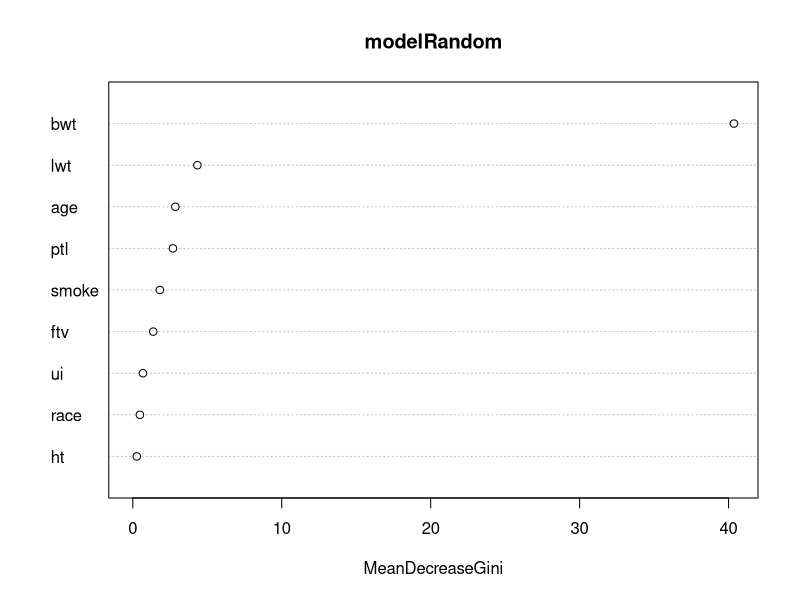
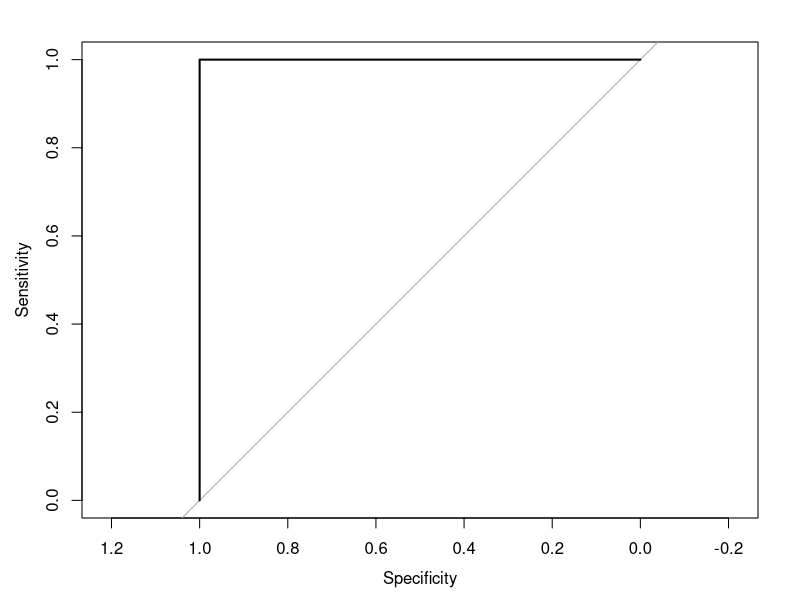
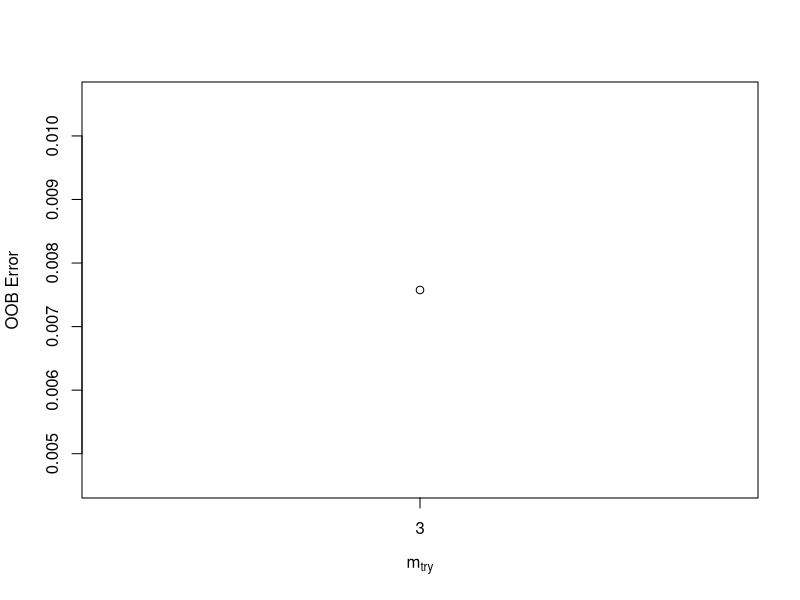

The R script that drew these images, in order:
#load Library
library(randomForest)
library(MASS)

#set seed so we get the same result
set.seed(123)

#storing the data set and help shows the 
dataframe <- birthwt
help("birthwt")

#check the structure of the data
str(dataframe)

#check dimension of the data
dim(dataframe)

#check first 3 rows
head(dataframe,3)

#check the summary
summary(dataframe)

#check the unique values
#not all data are numbers, some could be categorical data
apply(dataframe,2,function(x) length(unique(x)))

#convert the categorical variables into factor data
cols <- c("low", "race", "smoke", "ptl", "ht", "ui", "ftv")
for (i in cols){
  dataframe[,i] = as.factor(dataframe[,i])
  }
str(dataframe)

#create train and test data
library(caTools)

#target variable is low
ind <- sample.split(Y = dataframe$low,SplitRatio = 0.7) # 0.7 is the % of training data
trainDF <- dataframe [ind,]
testDF <- dataframe [!ind,]

#high strength of tree = low error rate in individual tree classifier

#random forest parameters
#mtry = number of variables selected at each split
  #default
      #regression = floor(number of variables = 3)
      #categorical = floor(square root of the number of independent variables)

#lower mtry means: less correlation between trees is good
  #mtry and sample needs to be less then the max number of independent variables and rows

#try to optimize between the good and bad 

#ntree = number of trees that grow
#nodesize = minimum size of terminal nodes

#larger numbers means smaller trees

#fitting the model
modelRandom <- randomForest(low ~., data = trainDF, mtry = 3, ntree = 20)
modelRandom

#Forest error rate 
    #OOB = out of bag error = Misclassification rate = smaller error the better
    #each tree is tested on 1/3 of the number of observations
    #not used in building the tree

#1. High strength of tree will have a lower error [depends on mtry]
#2. High correlation between trees increases the error [depends on mtry]

#Plotting the importance of each variable
#mean decrease accuracy = how much of the model accuracy decreases if we drop that variable
#high value of mean decrease accuracy or mean decrease gini score

importance(modelRandom)
varImpPlot(modelRandom)

#this tells us that bwt is the most important variable in this model

#predictions
predictwithclass <- predict(modelRandom, testDF, type = 'class')
predictwithclass
t <- table(predictions = predictwithclass, actual = testDF$low) #diagonal numbers will be high if it is accurate
t

#accuracy metric
sum (diag(t))/sum(t)

#plotting ROC curve and calculating AUC metric
#install pROC package
install.packages("pROC")
library(pROC)

predictwithprobs <- predict(modelRandom, testDF, type = 'prob')
predictwithprobs

auc <- auc(testDF$low, predictwithprobs[,2])
auc

plot(roc(testDF$low,predictwithprobs[,2]))
plot



#find best mtry
bestmtry <- tuneRF(trainDF, trainDF$low, ntree = 200, stepFactor = 1.2, improve = 0.01, trace = T, plot = T )
bestmtry


#short coming = if certain categorical variables have many levels then random forest is biased towards using this variable more in trees
